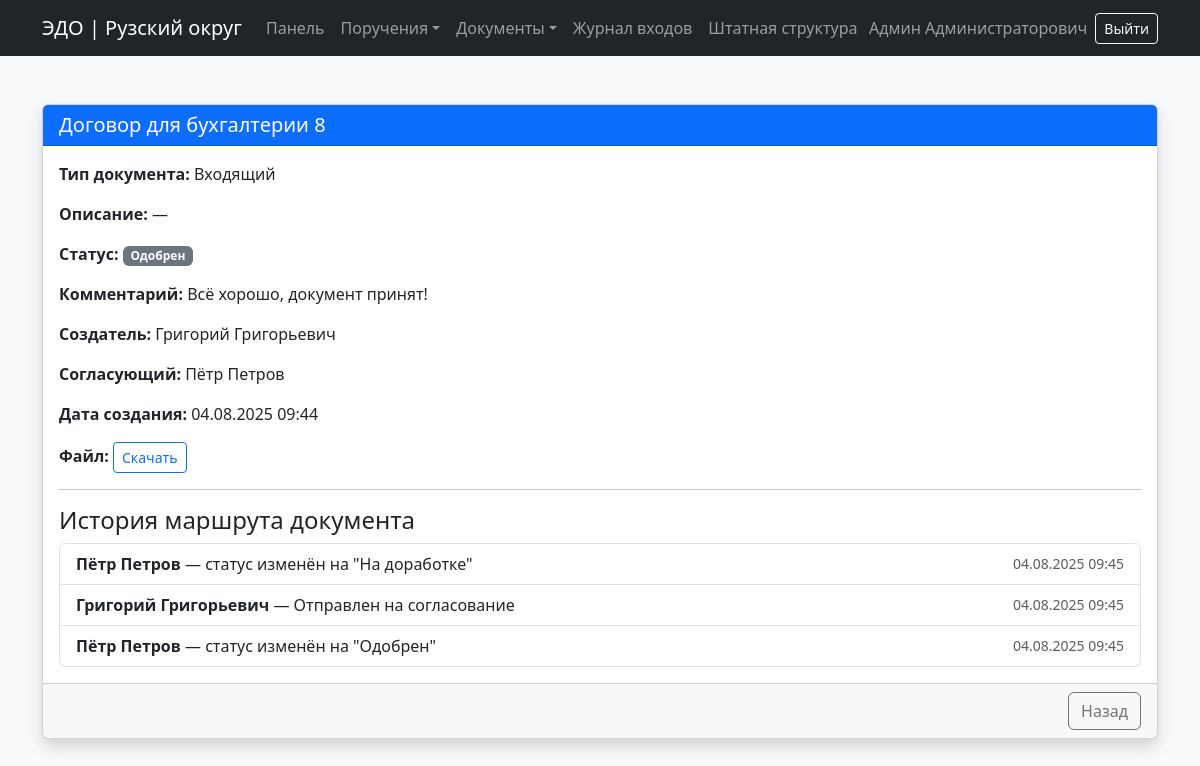
The app's page /document/12/ (signed in) with its own data.
### users/models.py (models this page shows, shortened)
class Document(models.Model):
    STATUS_CHOICES = [
        ('на согласовании', 'На согласовании'),
        ('одобрен', 'Одобрен'),
        ('на доработке', 'На доработке'),
    ]
    TYPE_CHOICES = [
        ('Исходящий', 'Исходящий'),
        ('Входящий', 'Входящий'),
    ]
    title = models.CharField("Краткое содержание", max_length=255)
    type_choices = models.CharField("Тип документа", max_length=20, choices=TYPE_CHOICES, blank=True, null=True)
    description = models.TextField("Краткое описание", blank=True)
    file = models.FileField("Файл", upload_to='documents/')
    department = models.ForeignKey('Department', on_delete=models.CASCADE, blank=True, null=True)
    status = models.CharField(max_length=20, choices=STATUS_CHOICES, default='на согласовании')
    reviewer_comment = models.TextField("Комментарий руководителя", blank=True)
    creator = models.ForeignKey(User, on_delete=models.CASCADE, related_name="doc_creators", blank=True, null=True)
    executor = models.ForeignKey(User, verbose_name="Кто будет согласовывать?", on_delete=models.CASCADE, related_name="doc_executors", blank=True, null=True)
    created_at = models.DateTimeField(auto_now_add=True)

class DocumentActionLog(models.Model):
    ACTION_CHOICES = [
        ('отправлен на согласование', 'Отправлен на согласование'),
        ('отправлен на доработку', 'Отправлен на доработку'),
        ('повторно отправлен', 'Повторно отправлен'),
    ]
    document = models.ForeignKey('Document', on_delete=models.CASCADE, related_name='action_logs')
    user = models.ForeignKey(User, on_delete=models.CASCADE)
    action = models.CharField(max_length=50, choices=ACTION_CHOICES)
    timestamp = models.DateTimeField(auto_now_add=True)

### users/views.py (the view)
# urls.py: path('document/<int:document_id>/', document_detail, name='document_detail'),
@login_required
def document_detail(request, document_id):
    doc = get_object_or_404(Document, id=document_id)
    return render(request, 'users/document_detail.html', {'doc': doc})

### templates/users/document_detail.html
{% extends 'base.html' %}
{% block content %}
<div class="container py-5">
  <div class="card shadow">
    <div class="card-header bg-primary text-white">
      <h5 class="mb-0">{{ doc.title }}</h5>
    </div>
    <div class="card-body">
      <p><strong>Тип документа:</strong> {{ doc.type_choices|default:"—" }}</p>
      <p><strong>Описание:</strong> {{ doc.description|default:"—" }}</p>
      <p><strong>Статус:</strong> <span class="badge bg-secondary">{{ doc.get_status_display }}</span></p>
      <p><strong>Комментарий:</strong> {{ doc.reviewer_comment|default:"—" }}</p>
      <p><strong>Создатель:</strong> {{ doc.creator.get_full_name|default:doc.creator.username }}</p>
      <p><strong>Согласующий:</strong> {{ doc.executor.get_full_name|default:doc.executor.username }}</p>
      <p><strong>Дата создания:</strong> {{ doc.created_at|date:"d.m.Y H:i" }}</p>
      {% if doc.file %}
        <p><strong>Файл:</strong> <a href="{{ doc.file.url }}" class="btn btn-sm btn-outline-primary" target="_blank">Скачать</a></p>
      {% endif %}
    <hr>
    <h4>История маршрута документа</h4>
    {% if doc.action_logs.all %}
      <ul class="list-group">
        {% for log in doc.action_logs.all %}
          <li class="list-group-item d-flex justify-content-between align-items-center">
            <div>
              <strong>{{ log.user.get_full_name|default:log.user.username }}</strong>
              — {{ log.get_action_display }}
            </div>
            <small class="text-muted">{{ log.timestamp|date:"d.m.Y H:i" }}</small>
          </li>
        {% endfor %}
      </ul>
    {% else %}
      <p class="text-muted">История действий отсутствует.</p>
    {% endif %}
    </div>
    <div class="card-footer text-end">
      <a href="{% url 'archive' %}" class="btn btn-outline-secondary">Назад</a>
    </div>
  </div>
</div>
{% endblock %}

### templates/base.html (shortened to what this page needs)
<!DOCTYPE html>
<html lang="ru">
<head>
    <link href="https://cdn.jsdelivr.net/npm/bootstrap@5.3.3/dist/css/bootstrap.min.css" rel="stylesheet">
</head>
<body class="bg-light">
<nav class="navbar navbar-expand-lg navbar-dark bg-dark">
  <div class="container">
    <a class="navbar-brand" href="{% url 'dashboard' %}">ЭДО | Рузский округ</a>
    <div class="collapse navbar-collapse" id="mainNavbar">
      <ul class="navbar-nav me-auto mb-2 mb-lg-0">
        {% if user.is_authenticated %}
        <li class="nav-item">
          <a class="nav-link" href="{% url 'dashboard' %}">Панель</a>
        </li>
        <li class="nav-item dropdown">
          <a class="nav-link dropdown-toggle" href="#" role="button" data-bs-toggle="dropdown">Поручения</a>
        </li>
        <li class="nav-item dropdown">
          <a class="nav-link dropdown-toggle" href="#" role="button" data-bs-toggle="dropdown">Документы</a>
        </li>
        <li class="nav-item">
          <a class="nav-link" href="{% url 'login_journal' %}">Журнал входов</a>
        </li>
        <li class="nav-item">
          <a class="nav-link" href="{% url 'staff_structure_view' %}">Штатная структура</a>
        </li>
      </ul>
        <span class="navbar-text me-2">
          {{ user.get_full_name|default:user.username }}
        </span>
        <form action="{% url 'logout' %}" method="post" class="d-inline">
          <button class="btn btn-outline-light btn-sm">Выйти</button>
        </form>
      {% endif %}
    </div>
  </div>
</nav>
{% block content %}
{% endblock %}
</body>
</html>

### records on screen
Document: title "Договор для бухгалтерии 8", type_choices "Входящий", description "—", status "Одобрен", reviewer_comment "Всё хорошо, документ принят!", creator.get_full_name "Григорий Григорьевич", executor.get_full_name "Пётр Петров", created_at "04.08.2025 09:44"
DocumentActionLog: user.get_full_name "Пётр Петров", action "статус изменён на \"На доработке\"", timestamp "04.08.2025 09:45"
DocumentActionLog: user.get_full_name "Григорий Григорьевич", action "Отправлен на согласование", timestamp "04.08.2025 09:45"
DocumentActionLog: user.get_full_name "Пётр Петров", action "статус изменён на \"Одобрен\"", timestamp "04.08.2025 09:45"

### other values on screen
{{ user.get_full_name|default:user.username }} "Админ Администраторович"
